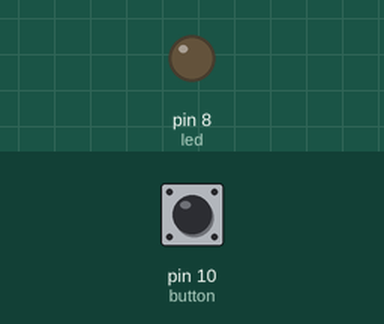
This sketch was run on a simulated Arduino Uno, built with avr-gcc and run on an emulated ATmega328P. Parts: output pins drawn as LEDs (lit = HIGH). The test bench sets the inputs (shaded band); at power-on: pin 10 (button) HIGH.

Above: at 1.2 s.
1.3 s: pin 10 (button) pulled LOW for 0.15 s
At 2.5 s:
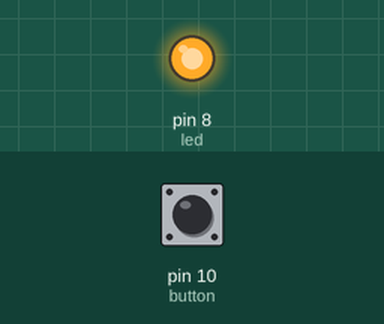
2.9 s: pin 10 (button) pulled LOW for 1 s
At 3.4 s:
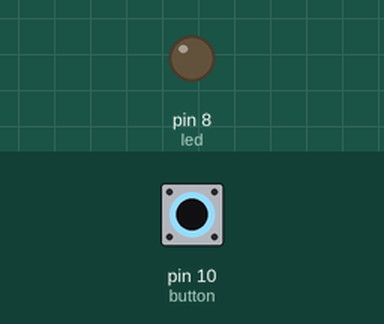
5.4 s: pin 10 (button) pulled LOW for 3.2 s
At 5.9 s:
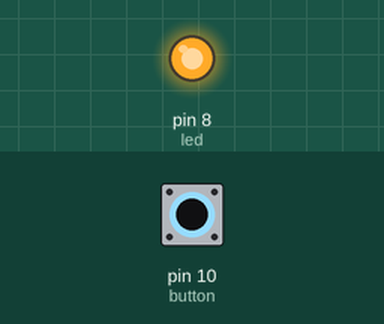
Timing chart, 0 to 8.4 s (numbered marks = the images above; inputs shaded):
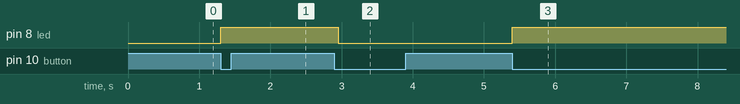

Measured:
- after the input at 1.3 s, pin 8 (led): LOW → HIGH at once
- after the input at 2.9 s, pin 8 (led): HIGH → LOW after 0.05 s
- after the input at 5.4 s, pin 8 (led): LOW → HIGH at once

The sketch:

push_button.ino
```cpp
#define led 8
#define button 10

int b_state = 0;
bool state = LOW;

void setup() {
  pinMode(led, OUTPUT);
  pinMode(button, INPUT_PULLUP);
}

void loop() {

  b_state = digitalRead(button);

  if (b_state == LOW){
    state = !state;
    digitalWrite(led, state);
  }
  while(digitalRead(button) == LOW);
    delay(100);
}
```
